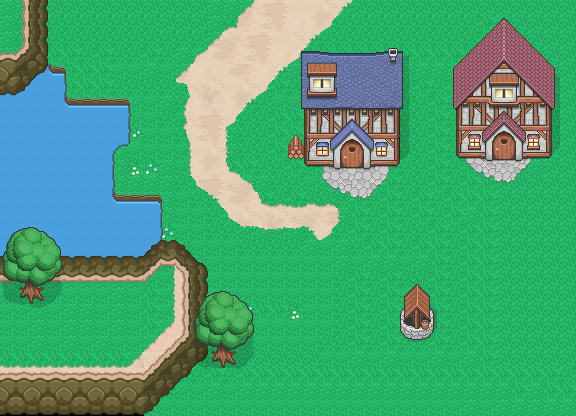

A level layout from a 2D game, rendered from its tile map. Below: a short description, then the map file with tile-grid data replaced by summaries:
An orthogonal 36x26 tile map with 16x16 px tiles, 9 tile layers (uproad, grass2, road, grass1, ...).

<map version="1.0" orientation="orthogonal" renderorder="right-down" width="36" height="26" tilewidth="16" tileheight="16">
 <tileset firstgid="1" name="tile" tilewidth="16" tileheight="16">
  <image source="../sprite/tilesheet_0.png" width="320" height="1568" />
 </tileset>
 <layer name="uproad" width="36" height="26">
  <data>[936 cells, 40 non-empty, 8 distinct tile ids]</data>
 </layer>
 <layer name="grass2" width="36" height="26">
  <data>[936 cells, 65 non-empty, 6 distinct tile ids]</data>
 </layer>
 <layer name="road" width="36" height="26">
  <data>[936 cells, 180 non-empty, 22 distinct tile ids]</data>
 </layer>
 <layer name="grass1" width="36" height="26">
  <data>[936 cells, 704 non-empty, 35 distinct tile ids]</data>
 </layer>
 <layer name="pool" width="36" height="26">
  <data>[936 cells, 108 non-empty, 9 distinct tile ids]</data>
 </layer>
 <layer name="montain" width="36" height="26">
  <data>[936 cells, 89 non-empty, 37 distinct tile ids]</data>
 </layer>
 <layer name="house_stone" width="36" height="26">
  <data>[936 cells, 66 non-empty, 33 distinct tile ids]</data>
 </layer>
 <layer name="house" width="36" height="26">
  <data>[936 cells, 151 non-empty, 149 distinct tile ids]</data>
 </layer>
 <layer name="tree" width="36" height="26">
  <data>[936 cells, 42 non-empty, 22 distinct tile ids]</data>
 </layer>
</map>